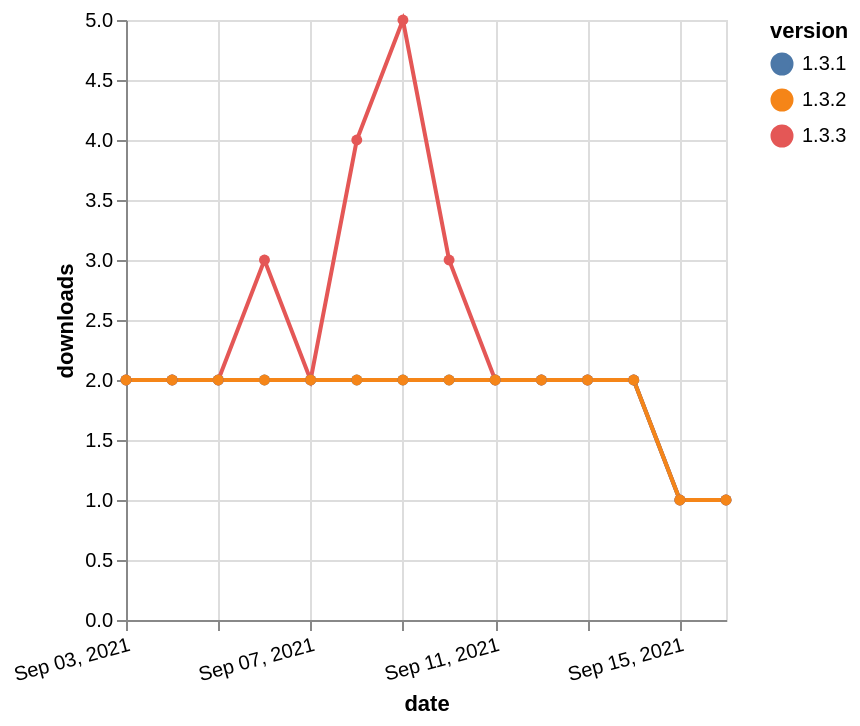

Describe this chart as a Vega-Lite specification.
### Vega-Lite specification from a JSON file in a GitHub repository (floating-point values rounded to 4 significant figures)
{"$schema": "https://vega.github.io/schema/vega-lite/v5.json", "description": "A simple bar chart with embedded data.", "data": {"values": [{"date": "2021-09-03", "total": 1154, "delta": 2, "version": "1.3.3"}, {"date": "2021-09-04", "total": 1156, "delta": 2, "version": "1.3.3"}, {"date": "2021-09-05", "total": 1158, "delta": 2, "version": "1.3.3"}, {"date": "2021-09-06", "total": 1161, "delta": 3, "version": "1.3.3"}, {"date": "2021-09-07", "total": 1163, "delta": 2, "version": "1.3.3"}, {"date": "2021-09-08", "total": 1167, "delta": 4, "version": "1.3.3"}, {"date": "2021-09-09", "total": 1172, "delta": 5, "version": "1.3.3"}, {"date": "2021-09-10", "total": 1175, "delta": 3, "version": "1.3.3"}, {"date": "2021-09-11", "total": 1177, "delta": 2, "version": "1.3.3"}, {"date": "2021-09-12", "total": 1179, "delta": 2, "version": "1.3.3"}, {"date": "2021-09-13", "total": 1181, "delta": 2, "version": "1.3.3"}, {"date": "2021-09-14", "total": 1183, "delta": 2, "version": "1.3.3"}, {"date": "2021-09-15", "total": 1184, "delta": 1, "version": "1.3.3"}, {"date": "2021-09-16", "total": 1185, "delta": 1, "version": "1.3.3"}, {"date": "2021-09-03", "total": 1050, "delta": 2, "version": "1.3.1"}, {"date": "2021-09-04", "total": 1052, "delta": 2, "version": "1.3.1"}, {"date": "2021-09-05", "total": 1054, "delta": 2, "version": "1.3.1"}, {"date": "2021-09-06", "total": 1056, "delta": 2, "version": "1.3.1"}, {"date": "2021-09-07", "total": 1058, "delta": 2, "version": "1.3.1"}, {"date": "2021-09-08", "total": 1060, "delta": 2, "version": "1.3.1"}, {"date": "2021-09-09", "total": 1062, "delta": 2, "version": "1.3.1"}, {"date": "2021-09-10", "total": 1064, "delta": 2, "version": "1.3.1"}, {"date": "2021-09-11", "total": 1066, "delta": 2, "version": "1.3.1"}, {"date": "2021-09-12", "total": 1068, "delta": 2, "version": "1.3.1"}, {"date": "2021-09-13", "total": 1070, "delta": 2, "version": "1.3.1"}, {"date": "2021-09-14", "total": 1072, "delta": 2, "version": "1.3.1"}, {"date": "2021-09-15", "total": 1073, "delta": 1, "version": "1.3.1"}, {"date": "2021-09-16", "total": 1074, "delta": 1, "version": "1.3.1"}, {"date": "2021-09-03", "total": 904, "delta": 2, "version": "1.3.2"}, {"date": "2021-09-04", "total": 906, "delta": 2, "version": "1.3.2"}, {"date": "2021-09-05", "total": 908, "delta": 2, "version": "1.3.2"}, {"date": "2021-09-06", "total": 910, "delta": 2, "version": "1.3.2"}, {"date": "2021-09-07", "total": 912, "delta": 2, "version": "1.3.2"}, {"date": "2021-09-08", "total": 914, "delta": 2, "version": "1.3.2"}, {"date": "2021-09-09", "total": 916, "delta": 2, "version": "1.3.2"}, {"date": "2021-09-10", "total": 918, "delta": 2, "version": "1.3.2"}, {"date": "2021-09-11", "total": 920, "delta": 2, "version": "1.3.2"}, {"date": "2021-09-12", "total": 922, "delta": 2, "version": "1.3.2"}, {"date": "2021-09-13", "total": 924, "delta": 2, "version": "1.3.2"}, {"date": "2021-09-14", "total": 926, "delta": 2, "version": "1.3.2"}, {"date": "2021-09-15", "total": 927, "delta": 1, "version": "1.3.2"}, {"date": "2021-09-16", "total": 928, "delta": 1, "version": "1.3.2"}]}, "width": "container", "mark": {"type": "line", "point": {"filled": true}}, "encoding": {"x": {"field": "date", "type": "temporal", "timeUnit": "yearmonthdate", "title": "date", "axis": {"labelAngle": -15}}, "y": {"field": "delta", "type": "quantitative", "title": "downloads"}, "color": {"field": "version", "type": "nominal"}, "tooltip": {"field": "delta"}}}
